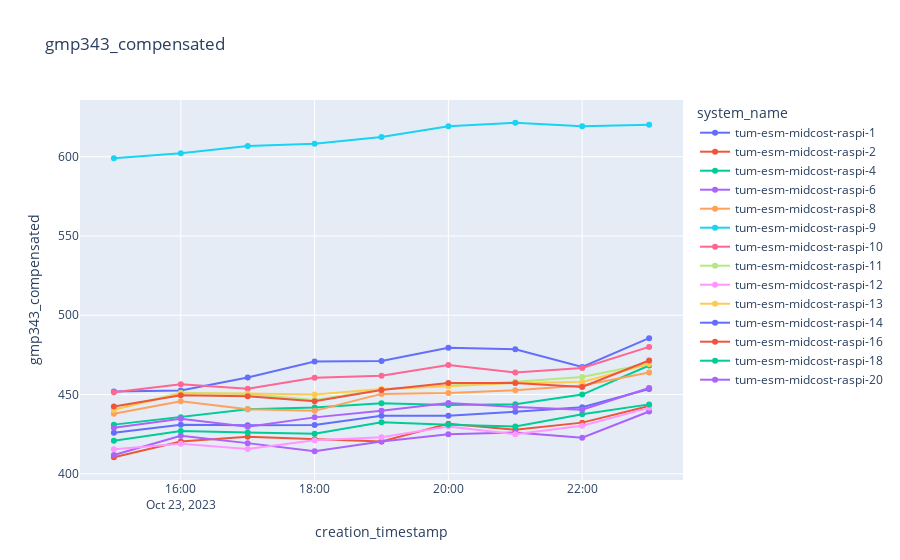

Notebook cell for this chart:
### Code cell
plot_sensor_measurement(df,sensor_id,col_name="gmp343_compensated",filter=filter)

### Figure 1 — Plotly figure (JSON) as saved in the notebook; plotly's stock layout.template omitted (floating-point values rounded to 4 significant figures)
{"data": [{"hovertemplate": "system_name=tum-esm-midcost-raspi-1<br>creation_timestamp=%{x}<br>gmp343_compensated=%{y}<extra></extra>", "legendgroup": "tum-esm-midcost-raspi-1", "line": {"color": "#636efa", "dash": "solid"}, "marker": {"symbol": "circle"}, "mode": "markers+lines", "name": "tum-esm-midcost-raspi-1", "orientation": "v", "showlegend": true, "type": "scatter", "x": ["2023-10-23T15:00:00+00:00", "2023-10-23T16:00:00+00:00", "2023-10-23T17:00:00+00:00", "2023-10-23T18:00:00+00:00", "2023-10-23T19:00:00+00:00", "2023-10-23T20:00:00+00:00", "2023-10-23T21:00:00+00:00", "2023-10-23T22:00:00+00:00", "2023-10-23T23:00:00+00:00"], "xaxis": "x", "y": [451.8, 452.6, 460.7, 470.8, 471.2, 479.5, 478.6, 467.4, 485.5], "yaxis": "y"}, {"hovertemplate": "system_name=tum-esm-midcost-raspi-2<br>creation_timestamp=%{x}<br>gmp343_compensated=%{y}<extra></extra>", "legendgroup": "tum-esm-midcost-raspi-2", "line": {"color": "#EF553B", "dash": "solid"}, "marker": {"symbol": "circle"}, "mode": "markers+lines", "name": "tum-esm-midcost-raspi-2", "orientation": "v", "showlegend": true, "type": "scatter", "x": ["2023-10-23T15:00:00+00:00", "2023-10-23T16:00:00+00:00", "2023-10-23T17:00:00+00:00", "2023-10-23T18:00:00+00:00", "2023-10-23T19:00:00+00:00", "2023-10-23T20:00:00+00:00", "2023-10-23T21:00:00+00:00", "2023-10-23T22:00:00+00:00", "2023-10-23T23:00:00+00:00"], "xaxis": "x", "y": [410.4, 420.4, 423.3, 421.8, 420.4, 431.5, 427.8, 432.3, 442.8], "yaxis": "y"}, {"hovertemplate": "system_name=tum-esm-midcost-raspi-4<br>creation_timestamp=%{x}<br>gmp343_compensated=%{y}<extra></extra>", "legendgroup": "tum-esm-midcost-raspi-4", "line": {"color": "#00cc96", "dash": "solid"}, "marker": {"symbol": "circle"}, "mode": "markers+lines", "name": "tum-esm-midcost-raspi-4", "orientation": "v", "showlegend": true, "type": "scatter", "x": ["2023-10-23T15:00:00+00:00", "2023-10-23T16:00:00+00:00", "2023-10-23T17:00:00+00:00", "2023-10-23T18:00:00+00:00", "2023-10-23T19:00:00+00:00", "2023-10-23T20:00:00+00:00", "2023-10-23T21:00:00+00:00", "2023-10-23T22:00:00+00:00", "2023-10-23T23:00:00+00:00"], "xaxis": "x", "y": [431.0, 435.6, 440.6, 441.8, 444.6, 443.4, 443.8, 449.9, 468.3], "yaxis": "y"}, {"hovertemplate": "system_name=tum-esm-midcost-raspi-6<br>creation_timestamp=%{x}<br>gmp343_compensated=%{y}<extra></extra>", "legendgroup": "tum-esm-midcost-raspi-6", "line": {"color": "#ab63fa", "dash": "solid"}, "marker": {"symbol": "circle"}, "mode": "markers+lines", "name": "tum-esm-midcost-raspi-6", "orientation": "v", "showlegend": true, "type": "scatter", "x": ["2023-10-23T15:00:00+00:00", "2023-10-23T16:00:00+00:00", "2023-10-23T17:00:00+00:00", "2023-10-23T18:00:00+00:00", "2023-10-23T19:00:00+00:00", "2023-10-23T20:00:00+00:00", "2023-10-23T21:00:00+00:00", "2023-10-23T22:00:00+00:00", "2023-10-23T23:00:00+00:00"], "xaxis": "x", "y": [411.8, 424.0, 419.3, 414.1, 420.4, 424.9, 426.0, 422.7, 439.3], "yaxis": "y"}, {"hovertemplate": "system_name=tum-esm-midcost-raspi-8<br>creation_timestamp=%{x}<br>gmp343_compensated=%{y}<extra></extra>", "legendgroup": "tum-esm-midcost-raspi-8", "line": {"color": "#FFA15A", "dash": "solid"}, "marker": {"symbol": "circle"}, "mode": "markers+lines", "name": "tum-esm-midcost-raspi-8", "orientation": "v", "showlegend": true, "type": "scatter", "x": ["2023-10-23T15:00:00+00:00", "2023-10-23T16:00:00+00:00", "2023-10-23T17:00:00+00:00", "2023-10-23T18:00:00+00:00", "2023-10-23T19:00:00+00:00", "2023-10-23T20:00:00+00:00", "2023-10-23T21:00:00+00:00", "2023-10-23T22:00:00+00:00", "2023-10-23T23:00:00+00:00"], "xaxis": "x", "y": [437.9, 445.8, 440.7, 439.7, 450.4, 450.9, 452.6, 455.6, 463.8], "yaxis": "y"}, {"hovertemplate": "system_name=tum-esm-midcost-raspi-9<br>creation_timestamp=%{x}<br>gmp343_compensated=%{y}<extra></extra>", "legendgroup": "tum-esm-midcost-raspi-9", "line": {"color": "#19d3f3", "dash": "solid"}, "marker": {"symbol": "circle"}, "mode": "markers+lines", "name": "tum-esm-midcost-raspi-9", "orientation": "v", "showlegend": true, "type": "scatter", "x": ["2023-10-23T15:00:00+00:00", "2023-10-23T16:00:00+00:00", "2023-10-23T17:00:00+00:00", "2023-10-23T18:00:00+00:00", "2023-10-23T19:00:00+00:00", "2023-10-23T20:00:00+00:00", "2023-10-23T21:00:00+00:00", "2023-10-23T22:00:00+00:00", "2023-10-23T23:00:00+00:00"], "xaxis": "x", "y": [599.0, 602.3, 606.8, 608.1, 612.5, 619.3, 621.5, 619.3, 620.2], "yaxis": "y"}, {"hovertemplate": "system_name=tum-esm-midcost-raspi-10<br>creation_timestamp=%{x}<br>gmp343_compensated=%{y}<extra></extra>", "legendgroup": "tum-esm-midcost-raspi-10", "line": {"color": "#FF6692", "dash": "solid"}, "marker": {"symbol": "circle"}, "mode": "markers+lines", "name": "tum-esm-midcost-raspi-10", "orientation": "v", "showlegend": true, "type": "scatter", "x": ["2023-10-23T15:00:00+00:00", "2023-10-23T16:00:00+00:00", "2023-10-23T17:00:00+00:00", "2023-10-23T18:00:00+00:00", "2023-10-23T19:00:00+00:00", "2023-10-23T20:00:00+00:00", "2023-10-23T21:00:00+00:00", "2023-10-23T22:00:00+00:00", "2023-10-23T23:00:00+00:00"], "xaxis": "x", "y": [451.4, 456.4, 453.6, 460.6, 461.9, 468.6, 463.8, 466.7, 480.0], "yaxis": "y"}, {"hovertemplate": "system_name=tum-esm-midcost-raspi-11<br>creation_timestamp=%{x}<br>gmp343_compensated=%{y}<extra></extra>", "legendgroup": "tum-esm-midcost-raspi-11", "line": {"color": "#B6E880", "dash": "solid"}, "marker": {"symbol": "circle"}, "mode": "markers+lines", "name": "tum-esm-midcost-raspi-11", "orientation": "v", "showlegend": true, "type": "scatter", "x": ["2023-10-23T15:00:00+00:00", "2023-10-23T16:00:00+00:00", "2023-10-23T17:00:00+00:00", "2023-10-23T18:00:00+00:00", "2023-10-23T19:00:00+00:00", "2023-10-23T20:00:00+00:00", "2023-10-23T21:00:00+00:00", "2023-10-23T22:00:00+00:00", "2023-10-23T23:00:00+00:00"], "xaxis": "x", "y": [440.6, 451.1, 450.4, 446.5, 453.1, 455.3, 458.0, 461.0, 469.6], "yaxis": "y"}, {"hovertemplate": "system_name=tum-esm-midcost-raspi-12<br>creation_timestamp=%{x}<br>gmp343_compensated=%{y}<extra></extra>", "legendgroup": "tum-esm-midcost-raspi-12", "line": {"color": "#FF97FF", "dash": "solid"}, "marker": {"symbol": "circle"}, "mode": "markers+lines", "name": "tum-esm-midcost-raspi-12", "orientation": "v", "showlegend": true, "type": "scatter", "x": ["2023-10-23T15:00:00+00:00", "2023-10-23T16:00:00+00:00", "2023-10-23T17:00:00+00:00", "2023-10-23T18:00:00+00:00", "2023-10-23T19:00:00+00:00", "2023-10-23T20:00:00+00:00", "2023-10-23T21:00:00+00:00", "2023-10-23T22:00:00+00:00", "2023-10-23T23:00:00+00:00"], "xaxis": "x", "y": [415.5, 418.9, 415.6, 421.2, 423.0, 429.8, 425.0, 430.3, 441.6], "yaxis": "y"}, {"hovertemplate": "system_name=tum-esm-midcost-raspi-13<br>creation_timestamp=%{x}<br>gmp343_compensated=%{y}<extra></extra>", "legendgroup": "tum-esm-midcost-raspi-13", "line": {"color": "#FECB52", "dash": "solid"}, "marker": {"symbol": "circle"}, "mode": "markers+lines", "name": "tum-esm-midcost-raspi-13", "orientation": "v", "showlegend": true, "type": "scatter", "x": ["2023-10-23T15:00:00+00:00", "2023-10-23T16:00:00+00:00", "2023-10-23T17:00:00+00:00", "2023-10-23T18:00:00+00:00", "2023-10-23T19:00:00+00:00", "2023-10-23T20:00:00+00:00", "2023-10-23T21:00:00+00:00", "2023-10-23T22:00:00+00:00", "2023-10-23T23:00:00+00:00"], "xaxis": "x", "y": [440.3, 450.7, 450.6, 450.0, 453.4, 455.1, 457.3, 457.9, 469.3], "yaxis": "y"}, {"hovertemplate": "system_name=tum-esm-midcost-raspi-14<br>creation_timestamp=%{x}<br>gmp343_compensated=%{y}<extra></extra>", "legendgroup": "tum-esm-midcost-raspi-14", "line": {"color": "#636efa", "dash": "solid"}, "marker": {"symbol": "circle"}, "mode": "markers+lines", "name": "tum-esm-midcost-raspi-14", "orientation": "v", "showlegend": true, "type": "scatter", "x": ["2023-10-23T15:00:00+00:00", "2023-10-23T16:00:00+00:00", "2023-10-23T17:00:00+00:00", "2023-10-23T18:00:00+00:00", "2023-10-23T19:00:00+00:00", "2023-10-23T20:00:00+00:00", "2023-10-23T21:00:00+00:00", "2023-10-23T22:00:00+00:00", "2023-10-23T23:00:00+00:00"], "xaxis": "x", "y": [425.9, 430.9, 430.7, 430.7, 436.6, 436.6, 439.1, 442.0, 453.5], "yaxis": "y"}, {"hovertemplate": "system_name=tum-esm-midcost-raspi-16<br>creation_timestamp=%{x}<br>gmp343_compensated=%{y}<extra></extra>", "legendgroup": "tum-esm-midcost-raspi-16", "line": {"color": "#EF553B", "dash": "solid"}, "marker": {"symbol": "circle"}, "mode": "markers+lines", "name": "tum-esm-midcost-raspi-16", "orientation": "v", "showlegend": true, "type": "scatter", "x": ["2023-10-23T15:00:00+00:00", "2023-10-23T16:00:00+00:00", "2023-10-23T17:00:00+00:00", "2023-10-23T18:00:00+00:00", "2023-10-23T19:00:00+00:00", "2023-10-23T20:00:00+00:00", "2023-10-23T21:00:00+00:00", "2023-10-23T22:00:00+00:00", "2023-10-23T23:00:00+00:00"], "xaxis": "x", "y": [442.4, 449.6, 449.0, 445.7, 452.9, 457.3, 457.2, 454.7, 471.4], "yaxis": "y"}, {"hovertemplate": "system_name=tum-esm-midcost-raspi-18<br>creation_timestamp=%{x}<br>gmp343_compensated=%{y}<extra></extra>", "legendgroup": "tum-esm-midcost-raspi-18", "line": {"color": "#00cc96", "dash": "solid"}, "marker": {"symbol": "circle"}, "mode": "markers+lines", "name": "tum-esm-midcost-raspi-18", "orientation": "v", "showlegend": true, "type": "scatter", "x": ["2023-10-23T15:00:00+00:00", "2023-10-23T16:00:00+00:00", "2023-10-23T17:00:00+00:00", "2023-10-23T18:00:00+00:00", "2023-10-23T19:00:00+00:00", "2023-10-23T20:00:00+00:00", "2023-10-23T21:00:00+00:00", "2023-10-23T22:00:00+00:00", "2023-10-23T23:00:00+00:00"], "xaxis": "x", "y": [420.9, 426.9, 426.1, 425.2, 432.5, 431.0, 429.9, 437.6, 443.8], "yaxis": "y"}, {"hovertemplate": "system_name=tum-esm-midcost-raspi-20<br>creation_timestamp=%{x}<br>gmp343_compensated=%{y}<extra></extra>", "legendgroup": "tum-esm-midcost-raspi-20", "line": {"color": "#ab63fa", "dash": "solid"}, "marker": {"symbol": "circle"}, "mode": "markers+lines", "name": "tum-esm-midcost-raspi-20", "orientation": "v", "showlegend": true, "type": "scatter", "x": ["2023-10-23T15:00:00+00:00", "2023-10-23T16:00:00+00:00", "2023-10-23T17:00:00+00:00", "2023-10-23T18:00:00+00:00", "2023-10-23T19:00:00+00:00", "2023-10-23T20:00:00+00:00", "2023-10-23T21:00:00+00:00", "2023-10-23T22:00:00+00:00", "2023-10-23T23:00:00+00:00"], "xaxis": "x", "y": [429.0, 434.8, 429.7, 435.6, 439.8, 444.6, 442.1, 440.4, 454.1], "yaxis": "y"}], "layout": {"legend": {"title": {"text": "system_name"}, "tracegroupgap": 0}, "title": {"text": "gmp343_compensated"}, "xaxis": {"anchor": "y", "domain": [0, 1], "title": {"text": "creation_timestamp"}}, "yaxis": {"anchor": "x", "domain": [0, 1], "title": {"text": "gmp343_compensated"}}}}
